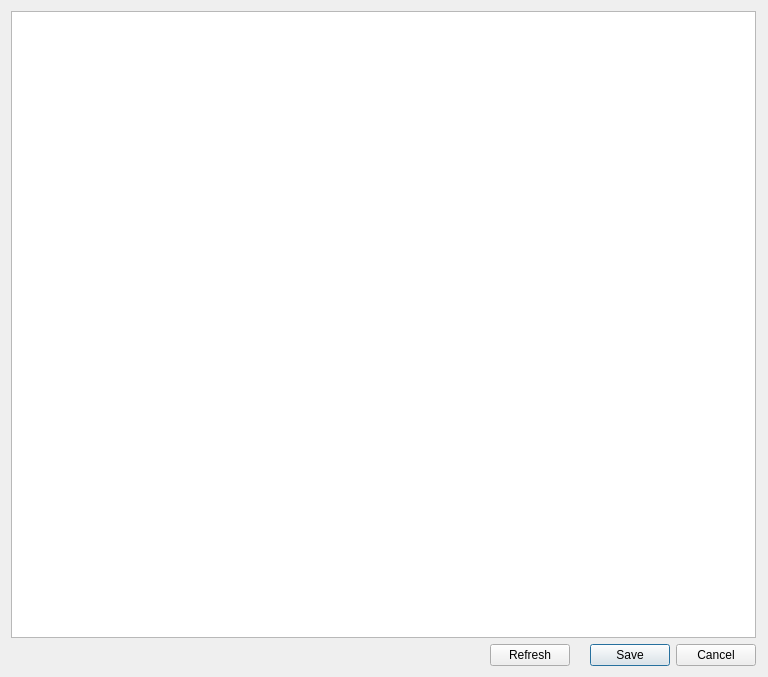
<?xml version="1.0" encoding="UTF-8"?>
<ui version="4.0">
 <class>FileEditorDialog</class>
 <widget class="QDialog" name="FileEditorDialog">
  <property name="windowModality">
   <enum>Qt::ApplicationModal</enum>
  </property>
  <property name="geometry">
   <rect>
    <x>0</x>
    <y>0</y>
    <width>768</width>
    <height>677</height>
   </rect>
  </property>
  <property name="windowTitle">
   <string>File editor</string>
  </property>
  <property name="styleSheet">
   <string notr="true">
QWidget {
    background-color: #323232;
    color: #BAF73C;
}

QToolBar {
    border:0px;
}

QGraphicsView, QTextEdit, QPlainTextEdit, QTreeWidget, QListWidget, QLineEdit, QSpinBox, QComboBox {
    background-color: #282828;
}

QLabel, QMenu, QStatusBar {
  color: #BAF73C;
}

QMenuBar::item {
    background-color: #323232;
}

QMenu::item:selected {
    color: #f2f2f2;
    background-color: #383838;
}

QToolButton:hover {
    background-color: #383838;
}

QGroupBox {
    color: #BAF73C;
    font: bold 12px;
    padding: 15px;
    border-style: none;
}

QAbstractScrollArea::corner {
    background: #323232;
}

QScrollBar::add-page:horizontal, QScrollBar::sub-page:horizontal, QScrollBar::add-page:vertical, QScrollBar::sub-page:vertical {
  background: none;
}

QComboBox {
    selection-color: #f2f2f2;
    selection-background-color: #323232;
}

QComboBox QAbstractItemView {
    background-color: #282828;
}

QDockWidget, QMenuBar, QPushButton, QToolButton, QTabWidget, QHeaderView::section {
    color: #BAF73C;
    font: bold 11px;
}

QTabBar {
    color: #BAF73C;
}

QRadioButton, QCheckBox {
  color: #BAF73C;
}

QRadioButton::disabled, QCheckBox::disabled {
  color: gray;
}
// bg-color=#282828
// fg-color=#BAF73C
// tool-bar=#323232
// selection-bg=#383838 
// selection-fg=#f2f2f2
 </string>
  </property>
  <property name="modal">
   <bool>false</bool>
  </property>
  <layout class="QVBoxLayout" name="verticalLayout">
   <property name="rightMargin">
    <number>12</number>
   </property>
   <item>
    <widget class="QTextEdit" name="uiFileTextEdit">
     <property name="html">
      <string>&lt;!DOCTYPE HTML PUBLIC &quot;-//W3C//DTD HTML 4.0//EN&quot; &quot;http://www.w3.org/TR/REC-html40/strict.dtd&quot;&gt;
&lt;html&gt;&lt;head&gt;&lt;meta name=&quot;qrichtext&quot; content=&quot;1&quot; /&gt;&lt;style type=&quot;text/css&quot;&gt;
p, li { white-space: pre-wrap; }
&lt;/style&gt;&lt;/head&gt;&lt;body style=&quot; font-family:'Cantarell'; font-size:11pt; font-weight:400; font-style:normal;&quot;&gt;
&lt;p style=&quot;-qt-paragraph-type:empty; margin-top:0px; margin-bottom:0px; margin-left:0px; margin-right:0px; -qt-block-indent:0; text-indent:0px; font-family:'.SF NS Text'; font-size:13pt;&quot;&gt;&lt;br /&gt;&lt;/p&gt;&lt;/body&gt;&lt;/html&gt;</string>
     </property>
    </widget>
   </item>
   <item>
    <layout class="QHBoxLayout" name="horizontalLayout">
     <property name="spacing">
      <number>20</number>
     </property>
     <item>
      <spacer name="horizontalSpacer">
       <property name="orientation">
        <enum>Qt::Horizontal</enum>
       </property>
       <property name="sizeHint" stdset="0">
        <size>
         <width>40</width>
         <height>20</height>
        </size>
       </property>
      </spacer>
     </item>
     <item>
      <widget class="QPushButton" name="uiRefreshButton">
       <property name="text">
        <string>Refresh</string>
       </property>
      </widget>
     </item>
     <item>
      <widget class="QDialogButtonBox" name="uiButtonBox">
       <property name="sizePolicy">
        <sizepolicy hsizetype="Fixed" vsizetype="Fixed">
         <horstretch>0</horstretch>
         <verstretch>0</verstretch>
        </sizepolicy>
       </property>
       <property name="orientation">
        <enum>Qt::Horizontal</enum>
       </property>
       <property name="standardButtons">
        <set>QDialogButtonBox::Cancel|QDialogButtonBox::Save</set>
       </property>
      </widget>
     </item>
    </layout>
   </item>
  </layout>
 </widget>
 <resources>
  <include location="../../resources/resources.qrc"/>
 </resources>
 <connections>
  <connection>
   <sender>uiButtonBox</sender>
   <signal>accepted()</signal>
   <receiver>FileEditorDialog</receiver>
   <slot>accept()</slot>
   <hints>
    <hint type="sourcelabel">
     <x>554</x>
     <y>361</y>
    </hint>
    <hint type="destinationlabel">
     <x>303</x>
     <y>194</y>
    </hint>
   </hints>
  </connection>
  <connection>
   <sender>uiButtonBox</sender>
   <signal>rejected()</signal>
   <receiver>FileEditorDialog</receiver>
   <slot>reject()</slot>
   <hints>
    <hint type="sourcelabel">
     <x>508</x>
     <y>361</y>
    </hint>
    <hint type="destinationlabel">
     <x>303</x>
     <y>194</y>
    </hint>
   </hints>
  </connection>
 </connections>
</ui>
